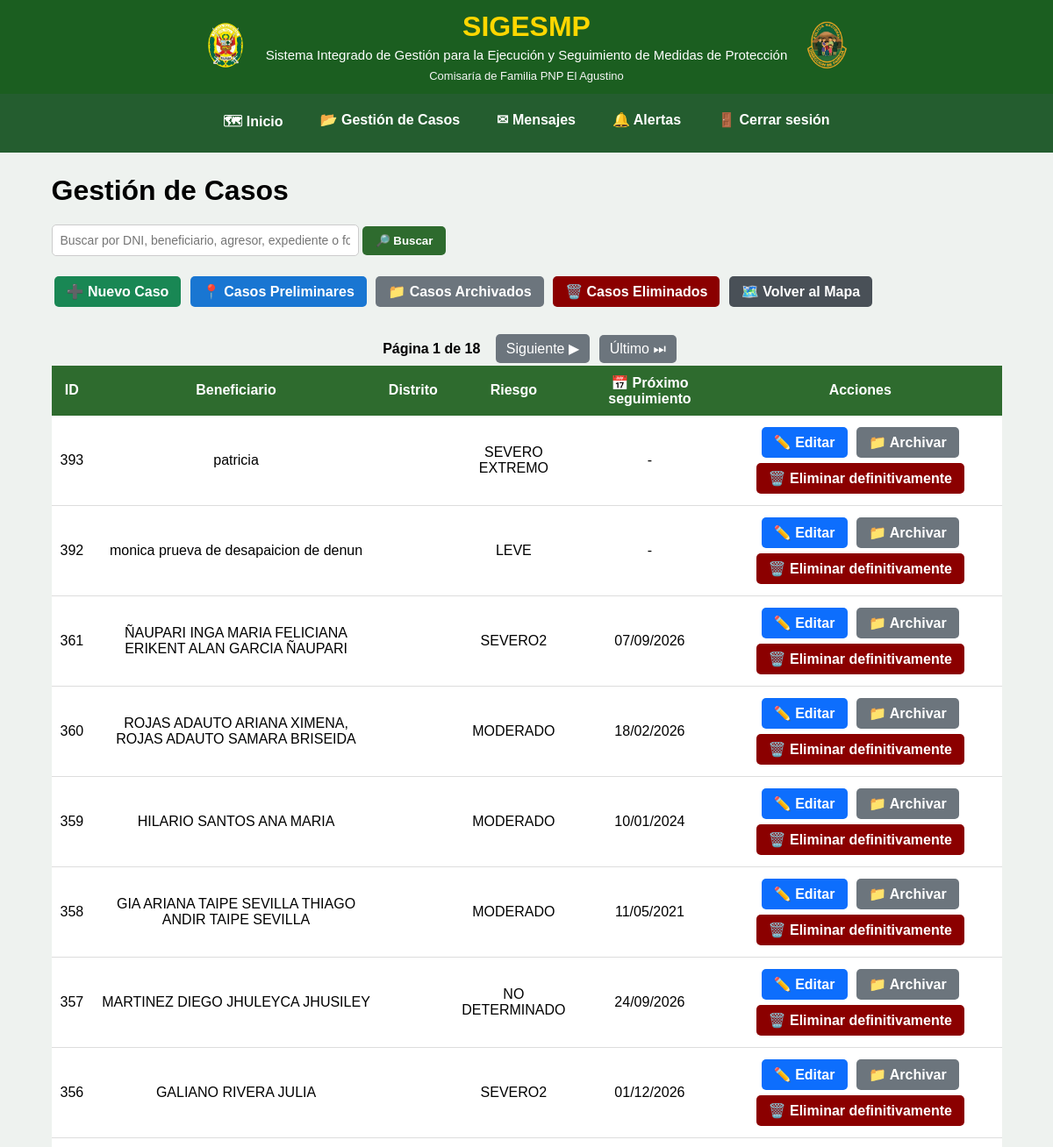
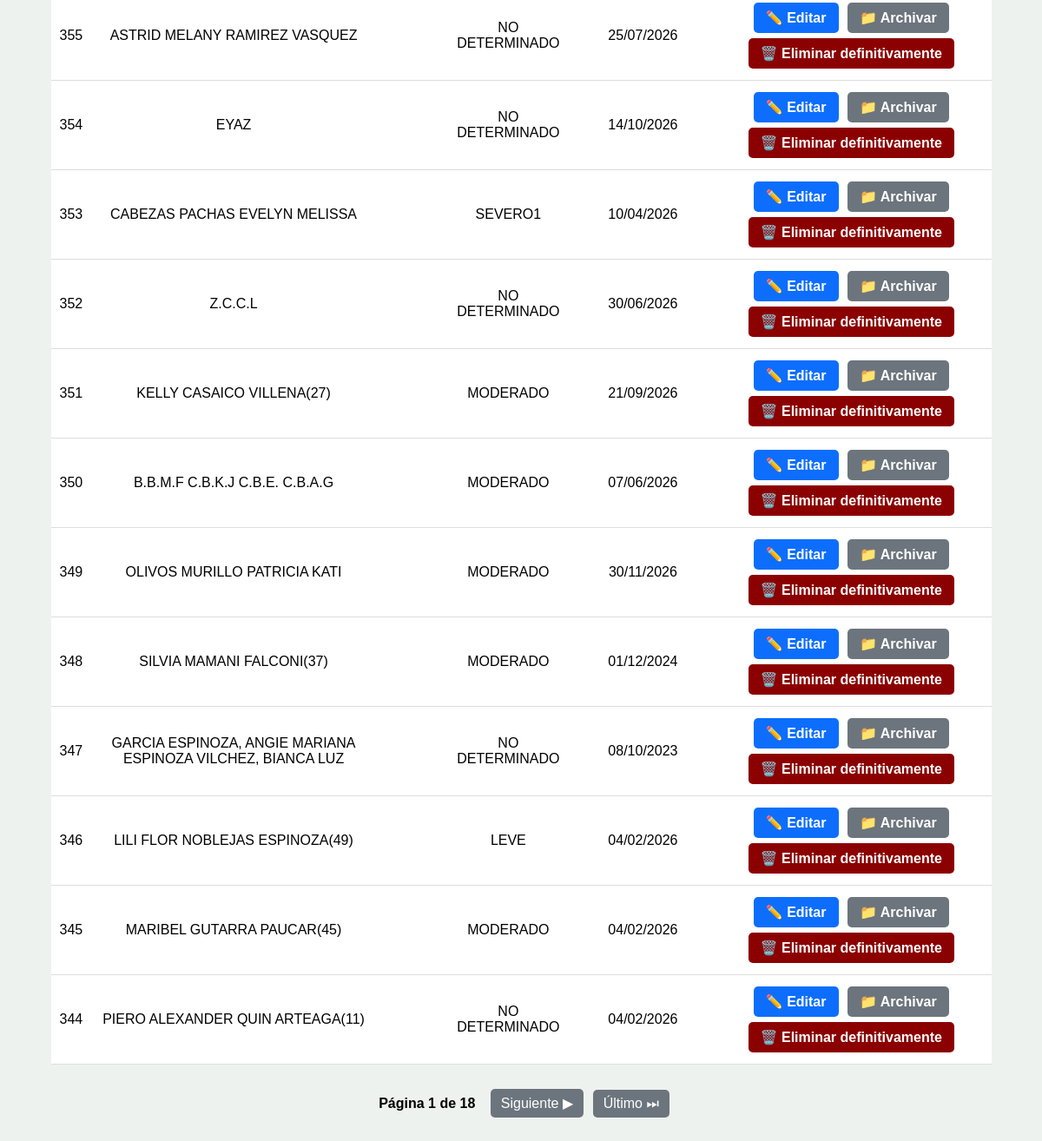
The page /gestion-casos/ (signed in) on the database its author committed (2 pictures, top to bottom).
### mapa/models.py (models this page shows, shortened)
class Caso(models.Model):
    RIESGOS = [
        ("LEVE", "Leve"),
        ("MODERADO", "Moderado"),
        ("SEVERO", "Severo"),
        ("SEVERO EXTREMO", "Severo extremo"),
        ("NO DETERMINADO", "No determinado"),
    ]
    NOTIFICACION = [
        ("PENDIENTE", "Pendiente"),
        ("NOTIFICADO", "Notificado"),
    ]
    TIPO_VIOLENCIA = [
        ("FISICA", "Física"),
        ("PSICOLOGICA", "Psicológica"),
        ("SEXUAL", "Sexual"),
        ("ECONOMICA", "Económica o Patrimonial"),
    ]
    ESTADO_UBICACION_AGRESOR = [
        ("UBICADO", "Ubicado"),
        ("NO UBICADO", "No ubicado"),
    ]
    beneficiario = models.CharField(max_length=200, blank=True)
    dni_beneficiario = models.CharField(
        max_length=8,
        blank=True
    )
    domicilio = models.CharField(max_length=300, blank=True)
    nivel_riesgo = models.CharField(
        max_length=30,
        choices=RIESGOS,
        blank=True
    )
    region_denuncia = models.ForeignKey(
        Region,
        on_delete=models.PROTECT,
        related_name="casos_denuncia_region",
        null=True,
        blank=True,
    )
    provincia_denuncia = models.ForeignKey(
        Provincia,
        on_delete=models.PROTECT,
        related_name="casos_denuncia_provincia",
        null=True,
        blank=True,
    )
    distrito_denuncia = models.ForeignKey(
        Distrito,
        on_delete=models.PROTECT,
        related_name="casos_denuncia_distrito",
        null=True,
        blank=True,
    )
    region_medida = models.ForeignKey(
        Region,
        on_delete=models.PROTECT,
        related_name="casos_medida_region",
        null=True,
        blank=True,
    )
    provincia_medida = models.ForeignKey(
        Provincia,
        on_delete=models.PROTECT,
        related_name="casos_medida_provincia",
        null=True,
        blank=True,
    )
    distrito_medida = models.ForeignKey(
        Distrito,
        on_delete=models.PROTECT,
        related_name="casos_medida_distrito",
        null=True,
        blank=True,
)
    comisaria_denuncia = models.CharField(
        max_length=150,
        verbose_name="Comisaría donde se interpuso la denuncia"
    )
    comisaria_medida = models.CharField(
        max_length=150,
        verbose_name="Comisaría de Familia responsable"
    )
    efectivo = models.CharField(max_length=100, blank=True)
    responsable = models.ForeignKey(
    User,
    null=True,
    blank=True,
    on_delete=models.SET_NULL,
    related_name="casos_asignados"
    )
    folder = models.CharField(max_length=100, blank=True)
    expediente = models.CharField(max_length=100, blank=True)
    agresor = models.CharField(
        max_length=200,
        blank=True
    )
    dni_agresor = models.CharField(
        max_length=8,
        blank=True
    )
    telefono_agresor = models.CharField(
        "Teléfono del agresor",
        max_length=50,
        blank=True
    )
    direccion_agresor = models.CharField(
        "Dirección del agresor",
        max_length=300,
        blank=True
    )
    agresor_registro = models.ForeignKey(
    "Agresor",
    on_delete=models.SET_NULL,
    null=True,
    blank=True,
    related_name="casos"
)
    estado_ubicacion_agresor = models.CharField(
        "Estado de ubicación del agresor",
        max_length=15,
        choices=ESTADO_UBICACION_AGRESOR,
        default="NO UBICADO"
    )
    latitud_agresor = models.FloatField(
        null=True,
        blank=True
    )
    longitud_agresor = models.FloatField(
        null=True,
        blank=True
    )
    telefono = models.CharField(
        "Teléfono de la beneficiaria",
        max_length=50,
        blank=True
    )
    fecha_denuncia = models.DateField(
        "Fecha de la denuncia",
        null=True,
        blank=True
    )
    violencia_fisica = models.BooleanField(
        "Violencia física",
        default=False
    )
    violencia_psicologica = models.BooleanField(
        "Violencia psicológica",
        default=False
    )
    violencia_sexual = models.BooleanField(
        "Violencia sexual",
        default=False
    )
    violencia_economica = models.BooleanField(
        "Violencia económica o patrimonial",
        default=False
    )
    fecha_registro = models.DateField(
        null=True,
        blank=True
    )
    ultima_visita = models.DateField(
        null=True,
        blank=True
    )
    fecha_limite = models.DateField(
        "Próximo seguimiento",
        null=True,
        blank=True
)
    notificacion_beneficiario = models.CharField(
        max_length=15,
        choices=NOTIFICACION,
        default="PENDIENTE"
    )
    fecha_notificacion_beneficiario = models.DateField(
        null=True,
        blank=True
    )
    motivo_notificacion_beneficiario_pendiente = models.TextField(
        "Motivo de notificación pendiente de la persona beneficiaria",
        blank=True
    )
    notificacion_agresor = models.CharField(
        max_length=15,
        choices=NOTIFICACION,
        default="PENDIENTE"
    )
    fecha_notificacion_agresor = models.DateField(
        null=True,
        blank=True
    )
    motivo_notificacion_agresor_pendiente = models.TextField(
        "Motivo de notificación pendiente de la persona agresora",
        blank=True
    )
    estado = models.CharField(
        max_length=15,
        default="ACTIVO"
    )
    fecha_eliminacion = models.DateTimeField(
        null=True,
        blank=True
    )
    eliminado_por = models.ForeignKey(
        User,
        null=True,
        blank=True,
        on_delete=models.SET_NULL,
        related_name="casos_eliminados"
    )
    latitud = models.FloatField(
        null=True,
        blank=True
    )
    longitud = models.FloatField(
        null=True,
        blank=True
    )
    edicion_autorizada = models.BooleanField(
        default=False
    )
    class Meta:
        permissions = [
            ("modificar_directo", "Puede modificar casos directamente"),
            ("aprobar_modificacion", "Puede aprobar modificaciones"),
            ("archivar_directo", "Puede archivar casos directamente"),
            ("aprobar_archivado", "Puede aprobar archivados"),
            ("eliminar_directo", "Puede eliminar casos directamente"),
            ("aprobar_eliminacion", "Puede aprobar eliminaciones"),
            ("administrar_usuarios", "Puede administrar usuarios"),
        ]

### mapa/views.py (the view, shortened to what this page needs)
@login_required
def gestion_casos(request):
    busqueda = request.GET.get("q", "").strip()
    casos = Caso.objects.all()
    casos = casos.order_by("-id")
    from django.core.paginator import Paginator
    paginator = Paginator(casos, 20)
    pagina = request.GET.get("page")
    casos = paginator.get_page(pagina)
    return render(
        request,
        "mapa/gestion_casos.html",
        {
            "casos": casos,
            "busqueda": busqueda,
        }
    )

### mapa/templates/mapa/gestion_casos.html (shortened to what this page needs)
{% extends "mapa/base.html" %}
{% block content %}
<div class="contenedor">
    <h1>Gestión de Casos</h1>
    <div class="busqueda" style="position: relative;">
    <input
        type="text"
        id="buscadorCasos"
        name="q"
        value="{{ busqueda }}"
        placeholder="Buscar por DNI, beneficiario, agresor, expediente o folder"
        autocomplete="off"
    >
    <button type="button" onclick="buscarCasos()">
        🔎 Buscar
    </button>
</div>
    <div class="acciones">
        <a href="{% url 'nuevo_caso' %}"
           class="btn nuevo">
            ➕ Nuevo Caso
        </a>
        <a href="{% url 'casos_preliminares' %}"
            class="btn"
            style="background:#1976d2;">
            📍 Casos Preliminares
        </a>
        {% if request.user.is_superuser or request.user.groups.all.0.name == "Administrador" or request.user.groups.all.0.name == "Jefe_MP" %}
            <a href="{% url 'casos_archivados' %}"
                class="btn archivar">
                📁 Casos Archivados
            </a>
        {% endif %}
        {% if request.user.is_superuser or request.user.groups.all.0.name == "Administrador" %}
            <a href="{% url 'casos_eliminados' %}"
                class="btn eliminar">
                🗑️ Casos Eliminados
            </a>
        {% endif %}
        <a href="{% url 'inicio' %}"
           class="btn volver">
            🗺️ Volver al Mapa
        </a>
    </div>
{% if casos.has_other_pages %}
<div class="paginacion">
    <strong>
        Página {{ casos.number }} de {{ casos.paginator.num_pages }}
    </strong>
    {% if casos.has_next %}
        <a href="?page={{ casos.next_page_number }}{% if busqueda %}&q={{ busqueda|urlencode }}{% endif %}">
            Siguiente ▶
        </a>
        <a href="?page={{ casos.paginator.num_pages }}{% if busqueda %}&q={{ busqueda|urlencode }}{% endif %}">
            Último ⏭
        </a>
    {% endif %}
</div>
{% endif %}
    <div class="tabla-contenedor">
        <table>
            <thead>
                <tr>
                    <th>ID</th>
                    <th>Beneficiario</th>
                    <th>Distrito</th>
                    <th>Riesgo</th>
                    <th>📅 Próximo seguimiento</th>
                    <th>Acciones</th>
                </tr>
            </thead>
            <tbody>
                {% for caso in casos %}
                <tr>
                    <td>
                        {{ caso.id }}
                    </td>
                    <td>
                        {{ caso.beneficiario }}
                    </td>
                    <td>
                    </td>
                    <td>
                        {{ caso.nivel_riesgo }}
                    </td>
                    <td>
                        {% if caso.fecha_limite %}
                            {{ caso.fecha_limite|date:"d/m/Y" }}
                        {% else %}
                            -
                        {% endif %}
                    </td>
                    <td>
                        {% if request.user.is_superuser or request.user.groups.all.0.name == "Administrador" %}
                            <a href="{% url 'editar_caso' caso.id %}"
                               class="btn editar">
                                ✏️ Editar
                            </a>
                            <a href="{% url 'archivar_caso' caso.id %}"
                               class="btn archivar"
                               onclick="return confirm('¿Desea archivar este caso?');">
                                📁 Archivar
                            </a>
                            <a href="{% url 'eliminar_caso' caso.id %}"
                               class="btn eliminar"
                               onclick="return confirm('⚠️ ATENCIÓN: este caso será enviado a Casos Eliminados. ¿Desea continuar?');">
                                🗑️ Eliminar definitivamente
                            </a>
                        {% endif %}
                    </td>
                </tr>
                {% empty %}
                <tr>
                    <td colspan="6">
                        No hay casos registrados.
                    </td>
                </tr>
                {% endfor %}
            </tbody>
        </table>
    </div>
    {% if casos.has_other_pages %}
    <div class="paginacion">
        <strong>
            Página {{ casos.number }}
            de {{ casos.paginator.num_pages }}
        </strong>
        {% if casos.has_next %}
            <a href="?page={{ casos.next_page_number }}">
                Siguiente ▶
            </a>
            <a href="?page={{ casos.paginator.num_pages }}">
                Último ⏭
            </a>
        {% endif %}
    </div>
    {% endif %}
</div>
{% endblock %}

### mapa/static/mapa/style.css (style rules this page uses)
body { margin:0; background:#eef2ef; font-family:Arial, Helvetica, sans-serif; }
input, select, textarea { width:100%; padding:10px; border:1px solid #cfcfcf; border-radius:6px; font-size:14px; box-sizing:border-box; }
.btn, button { background:#198754; color:white; border:none; padding:10px 18px; border-radius:6px; cursor:pointer; font-weight:bold; transition:.25s; }

### mapa/templates/mapa/gestion_casos.html (style rules this page uses)
.contenedor { width: 95%; margin: 25px auto; }
.contenedor h1 { margin-bottom: 20px; }
.busqueda { margin-bottom: 20px; }
.busqueda input { padding: 9px; width: 350px; border: 1px solid #ccc; border-radius: 5px; }
.busqueda button { padding: 9px 15px; border: none; border-radius: 5px; cursor: pointer; background: #2E6B2E; color: white; }
.acciones { margin-bottom: 20px; }
.btn { padding: 8px 14px; border: none; border-radius: 5px; cursor: pointer; color: white; text-decoration: none; display: inline-block; margin: 3px; }
.nuevo { background: #198754; }
.editar { background: #0d6efd; }
.archivar { background: #6c757d; }
.eliminar { background: #8b0000; }
.volver { background: #495057; }
.tabla-contenedor { overflow-x: auto; }
table { width: 100%; border-collapse: collapse; background: white; }
th { background: #2E6B2E; color: white; padding: 10px; text-align: center; }
td { padding: 10px; border-bottom: 1px solid #ddd; text-align: center; }
.paginacion { text-align: center; margin-top: 25px; }
.paginacion a { display: inline-block; margin: 3px; padding: 7px 12px; text-decoration: none; border-radius: 5px; background: #6c757d; color: white; }
.paginacion strong { margin: 0 10px; }

### rows shown on the page
Caso: id "393", beneficiario "patricia", nivel_riesgo "SEVERO EXTREMO"
Caso: id "392", beneficiario "monica prueva de desapaicion de denun", nivel_riesgo "LEVE"
Caso: id "361", beneficiario "ÑAUPARI INGA MARIA FELICIANA ERIKENT ALAN GARCIA ÑAUPARI", nivel_riesgo "SEVERO2", fecha_limite "07/09/2026"
Caso: id "360", beneficiario "ROJAS ADAUTO ARIANA XIMENA, ROJAS ADAUTO SAMARA BRISEIDA", nivel_riesgo "MODERADO", fecha_limite "18/02/2026"
Caso: id "359", beneficiario "HILARIO SANTOS ANA MARIA", nivel_riesgo "MODERADO", fecha_limite "10/01/2024"
Caso: id "358", beneficiario "GIA ARIANA TAIPE SEVILLA THIAGO ANDIR TAIPE SEVILLA", nivel_riesgo "MODERADO", fecha_limite "11/05/2021"
Caso: id "357", beneficiario "MARTINEZ DIEGO JHULEYCA JHUSILEY", nivel_riesgo "NO DETERMINADO", fecha_limite "24/09/2026"
Caso: id "356", beneficiario "GALIANO RIVERA JULIA", nivel_riesgo "SEVERO2", fecha_limite "01/12/2026"
Caso: id "355", beneficiario "ASTRID MELANY RAMIREZ VASQUEZ", nivel_riesgo "NO DETERMINADO", fecha_limite "25/07/2026"
Caso: id "354", beneficiario "EYAZ", nivel_riesgo "NO DETERMINADO", fecha_limite "14/10/2026"
Caso: id "353", beneficiario "CABEZAS PACHAS EVELYN MELISSA", nivel_riesgo "SEVERO1", fecha_limite "10/04/2026"
Caso: id "352", beneficiario "Z.C.C.L", nivel_riesgo "NO DETERMINADO", fecha_limite "30/06/2026"
Caso: id "351", beneficiario "KELLY CASAICO VILLENA(27)", nivel_riesgo "MODERADO", fecha_limite "21/09/2026"
Caso: id "350", beneficiario "B.B.M.F C.B.K.J C.B.E. C.B.A.G", nivel_riesgo "MODERADO", fecha_limite "07/06/2026"
Caso: id "349", beneficiario "OLIVOS MURILLO PATRICIA KATI", nivel_riesgo "MODERADO", fecha_limite "30/11/2026"
Caso: id "348", beneficiario "SILVIA MAMANI FALCONI(37)", nivel_riesgo "MODERADO", fecha_limite "01/12/2024"
Caso: id "347", beneficiario "GARCIA ESPINOZA, ANGIE MARIANA ESPINOZA VILCHEZ, BIANCA LUZ", nivel_riesgo "NO DETERMINADO", fecha_limite "08/10/2023"
Caso: id "346", beneficiario "LILI FLOR NOBLEJAS ESPINOZA(49)", nivel_riesgo "LEVE", fecha_limite "04/02/2026"
Caso: id "345", beneficiario "MARIBEL GUTARRA PAUCAR(45)", nivel_riesgo "MODERADO", fecha_limite "04/02/2026"
Caso: id "344", beneficiario "PIERO ALEXANDER QUIN ARTEAGA(11)", nivel_riesgo "NO DETERMINADO", fecha_limite "04/02/2026"

### other values the page prints
{{ casos.number }} "1"
{{ casos.paginator.num_pages }} "18"
